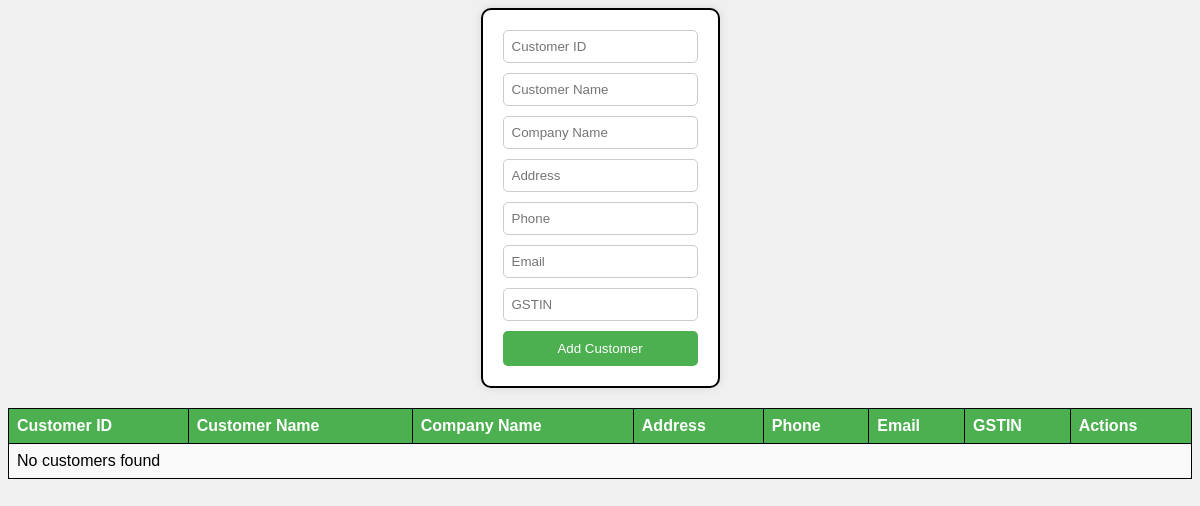
The page /pickpack/customer.php on the database as committed earlier.
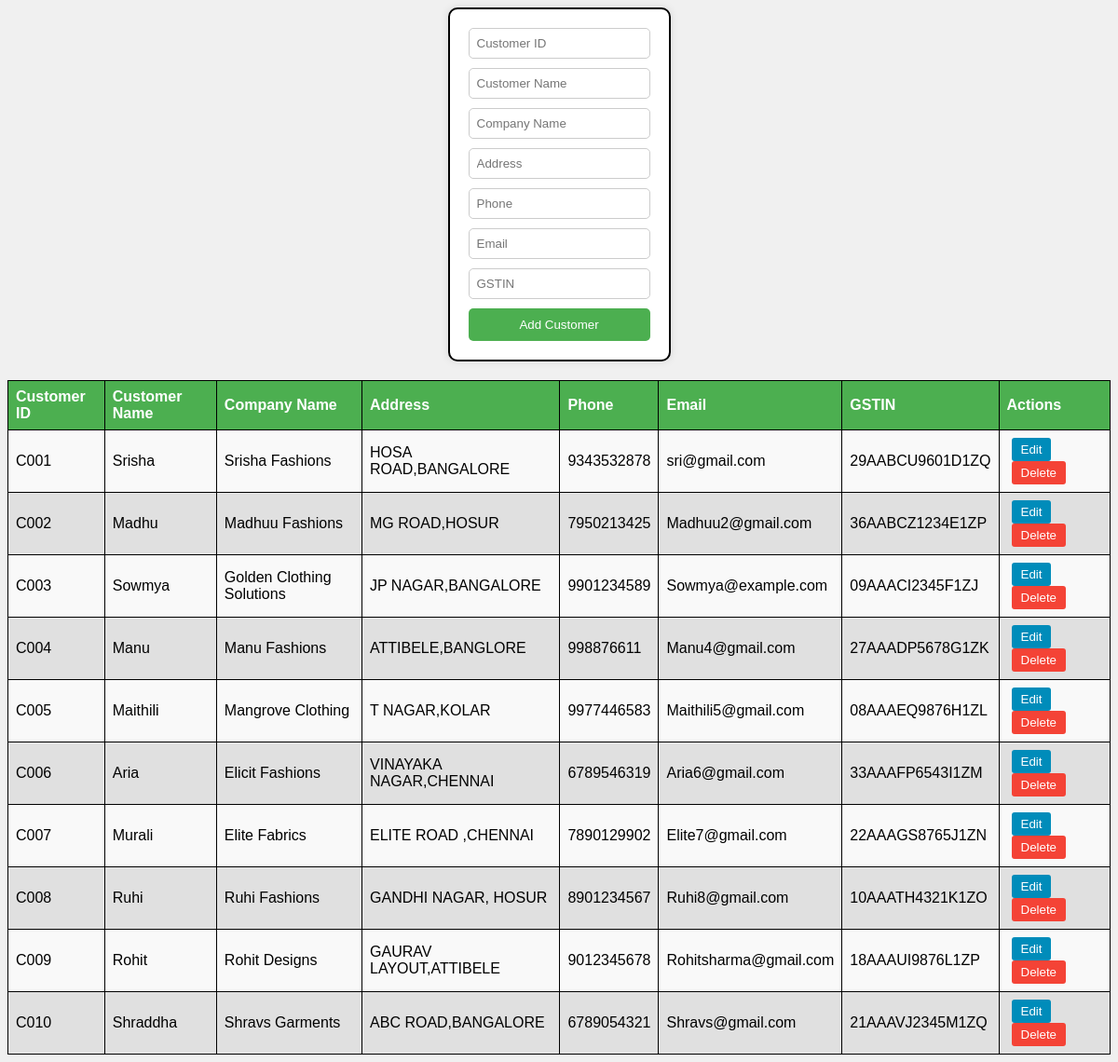
The same page on the database as committed later.
### tables this page shows
CREATE TABLE `pp_customer` (
  `count` int(11) NOT NULL,
  `customer_id` varchar(75) NOT NULL,
  `customer_name` varchar(75) DEFAULT NULL,
  `company_name` varchar(75) DEFAULT NULL,
  `address` varchar(100) DEFAULT NULL,
  `phone` bigint(20) DEFAULT NULL,
  `email` varchar(75) DEFAULT NULL,
  `gstin` varchar(50) DEFAULT NULL
);

### pickpack/customer.php (the view, shortened to what this page needs)
<?php
$servername = "localhost";
$username = "root";
$password = "";
$dbname = "pentagon";
$conn = new mysqli($servername, $username, $password, $dbname);
$result = $conn->query("SELECT * FROM pp_customer");
?>
<!DOCTYPE html>
<html lang="en">
<head>
</head>
<body>
<div class="form-container">
    <form id="customerForm" method="POST" action="customer.php">
        <input type="text" id="customer_id" name="customer_id" placeholder="Customer ID" required>
        <input type="text" id="customer_name" name="customer_name" placeholder="Customer Name" required>
        <input type="text" id="company_name" name="company_name" placeholder="Company Name" required>
        <input type="text" id="address" name="address" placeholder="Address" required>
        <input type="text" id="phone" name="phone" placeholder="Phone" required>
        <input type="email" id="email" name="email" placeholder="Email" required>
        <input type="text" id="gstin" name="gstin" placeholder="GSTIN" required>
        <button type="submit">Add Customer</button>
    </form>
</div>
<table>
    <thead>
        <tr>
            <th>Customer ID</th>
            <th>Customer Name</th>
            <th>Company Name</th>
            <th>Address</th>
            <th>Phone</th>
            <th>Email</th>
            <th>GSTIN</th>
            <th>Actions</th>
        </tr>
    </thead>
    <tbody id="customerTableBody">
        <?php if ($result->num_rows > 0): ?>
            <?php while($row = $result->fetch_assoc()): ?>
                <tr>
                    <td><?php echo $row["customer_id"]; ?></td>
                    <td><?php echo $row["customer_name"]; ?></td>
                    <td><?php echo $row["company_name"]; ?></td>
                    <td><?php echo $row["address"]; ?></td>
                    <td><?php echo $row["phone"]; ?></td>
                    <td><?php echo $row["email"]; ?></td>
                    <td><?php echo $row["gstin"]; ?></td>
                    <td>
                        <button class="action-button edit-button" onclick="">Edit</button>
                        <button class="action-button delete-button" onclick="">Delete</button>
                    </td>
                </tr>
            <?php endwhile; ?>
        <?php else: ?>
            <tr>
                <td colspan="8">No customers found</td>
            </tr>
        <?php endif; ?>
    </tbody>
</table>
</body>
</html>

Rows that differ between the two databases and show on the page:
added pp_customer: customer "C001", customer_name "Srisha", company_name "Srisha Fashions", address "HOSA ROAD,BANGALORE", phone "9343532878", email "sri@gmail.com", gstin "29AABCU9601D1ZQ"
added pp_customer: customer "C002", customer_name "Madhu", company_name "Madhuu Fashions", address "MG ROAD,HOSUR", phone "7950213425", email "Madhuu2@gmail.com", gstin "36AABCZ1234E1ZP"
added pp_customer: customer "C003", customer_name "Sowmya", company_name "Golden Clothing Solutions", address "JP NAGAR,BANGALORE", phone "9901234589", email "Sowmya@example.com", gstin "09AAACI2345F1ZJ"
added pp_customer: customer "C004", customer_name "Manu", company_name "Manu Fashions", address "ATTIBELE,BANGLORE", phone "998876611", email "Manu4@gmail.com", gstin "27AAADP5678G1ZK"
added pp_customer: customer "C005", customer_name "Maithili", company_name "Mangrove Clothing", address "T NAGAR,KOLAR", phone "9977446583", email "Maithili5@gmail.com", gstin "08AAAEQ9876H1ZL"
added pp_customer: customer "C006", customer_name "Aria", company_name "Elicit Fashions", address "VINAYAKA NAGAR,CHENNAI", phone "6789546319", email "Aria6@gmail.com", gstin "33AAAFP6543I1ZM"
added pp_customer: customer "C007", customer_name "Murali", company_name "Elite Fabrics", address "ELITE ROAD ,CHENNAI", phone "7890129902", email "Elite7@gmail.com", gstin "22AAAGS8765J1ZN"
added pp_customer: customer "C008", customer_name "Ruhi", company_name "Ruhi Fashions", address "GANDHI NAGAR, HOSUR", phone "8901234567", email "Ruhi8@gmail.com", gstin "10AAATH4321K1ZO"
added pp_customer: customer "C009", customer_name "Rohit", company_name "Rohit Designs", address "GAURAV LAYOUT,ATTIBELE", phone "9012345678", email "Rohitsharma@gmail.com", gstin "18AAAUI9876L1ZP"
added pp_customer: customer "C010", customer_name "Shraddha", company_name "Shravs Garments", address "ABC ROAD,BANGALORE", phone "6789054321", email "Shravs@gmail.com", gstin "21AAAVJ2345M1ZQ"
Other text that changed with them:
text no longer shown: "No customers found"
